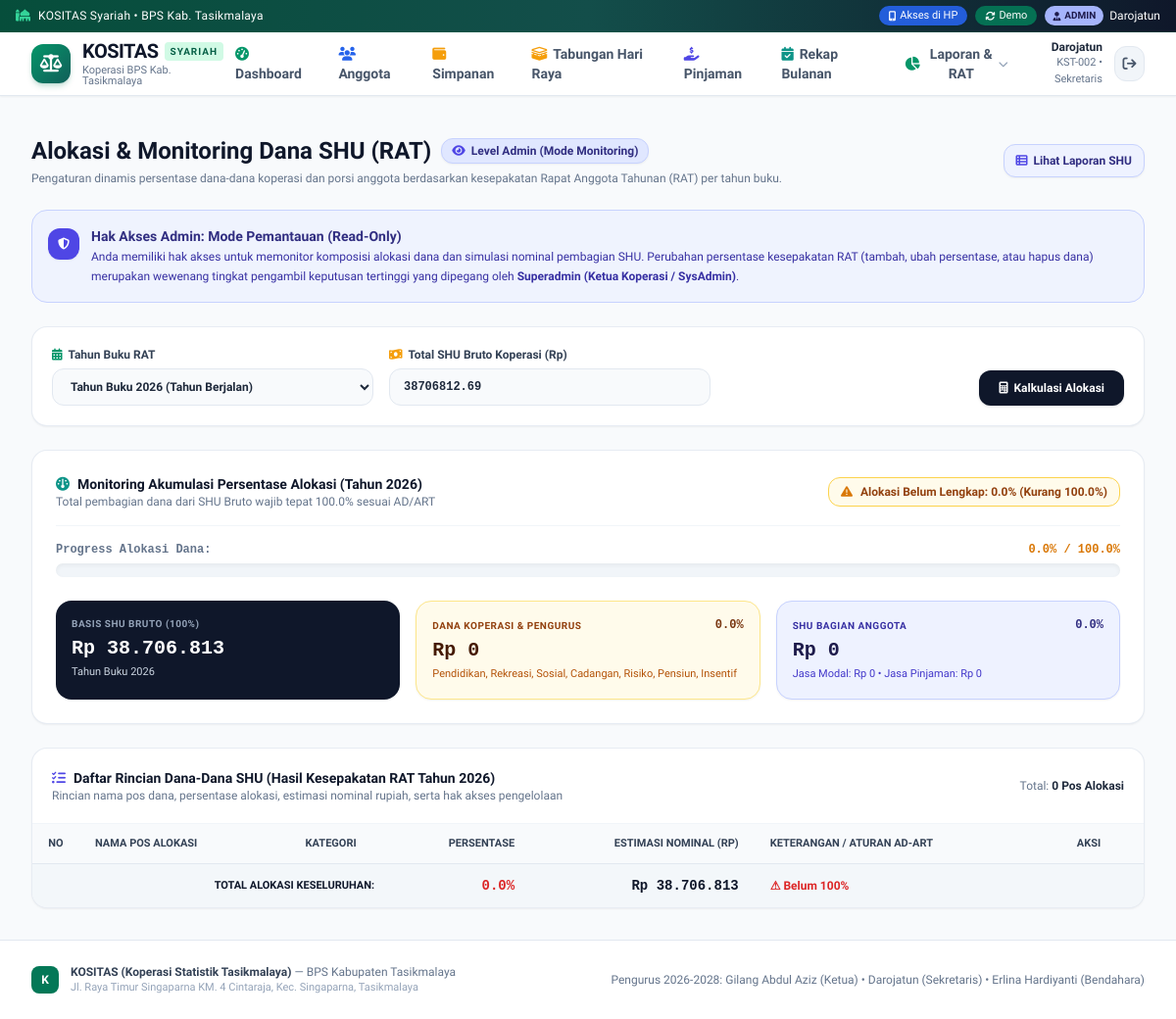
/admin/dana-shu (signed in), run on an earlier commit of the app's database.
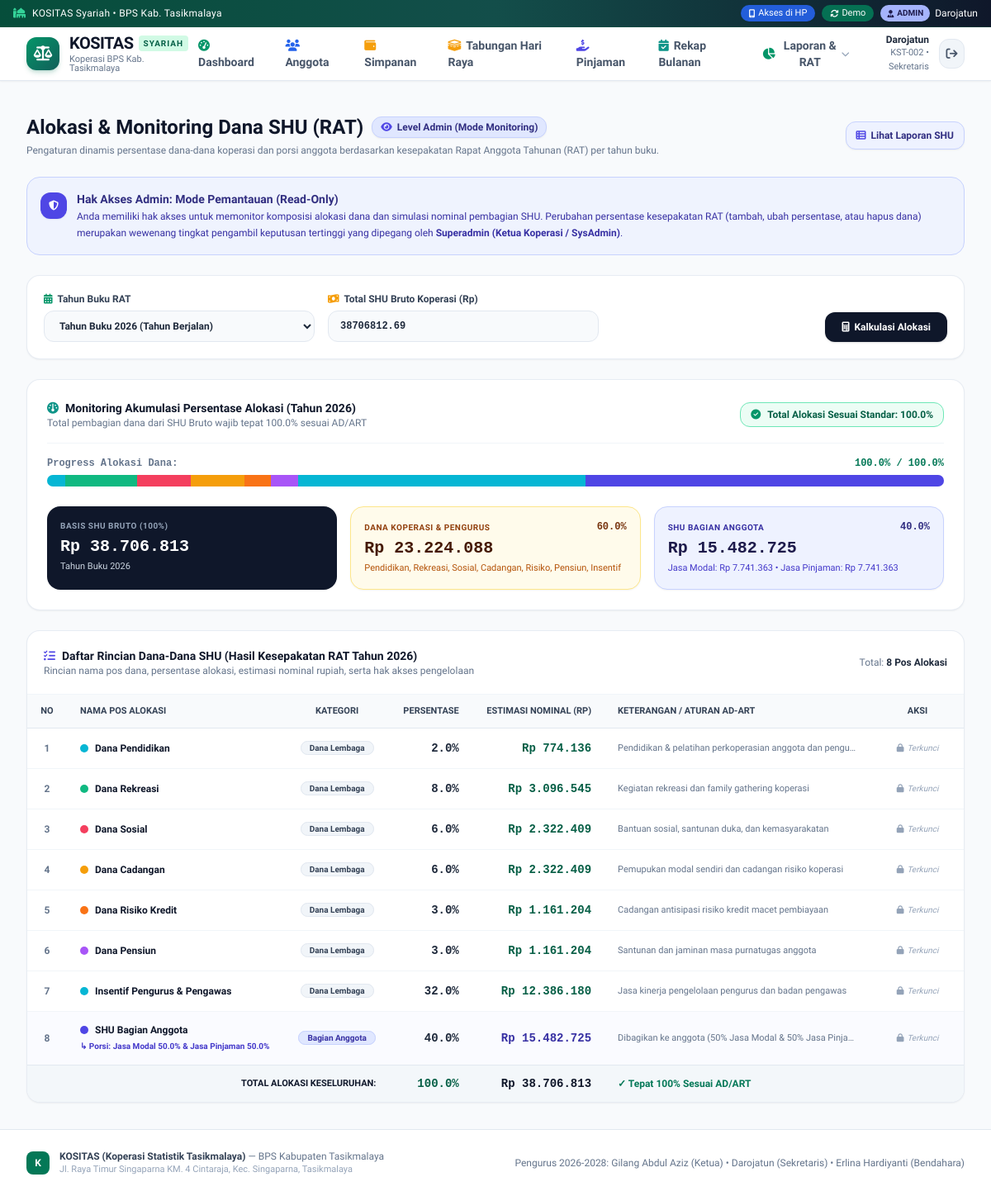
And on a later commit of the database.
### tables this page shows
CREATE TABLE alokasi_dana_shu (
        id INTEGER PRIMARY KEY AUTOINCREMENT,
        tahun INTEGER NOT NULL,
        nama_dana TEXT NOT NULL,
        persentase REAL NOT NULL,
        kategori TEXT DEFAULT 'DANA', -- 'DANA' (Dana Lembaga/Pengurus) atau 'ANGGOTA' (Bagian Anggota)
        is_bagian_anggota INTEGER DEFAULT 0, -- 1 jika ini porsi untuk anggota (Jasa Modal & Pinjaman)
        porsi_jasa_modal REAL DEFAULT 50.0,
        porsi_jasa_pinjaman REAL DEFAULT 50.0,
        keterangan TEXT,
        warna_badge TEXT DEFAULT 'slate',
        urutan INTEGER DEFAULT 1,
        created_at TIMESTAMP DEFAULT CURRENT_TIMESTAMP,
        updated_at TIMESTAMP DEFAULT CURRENT_TIMESTAMP
    );

### app.py (the view)
@app.route('/admin/dana-shu')
@admin_required
def admin_dana_shu():
    daftar_tahun = models.get_daftar_tahun_dana_shu()
    tahun = request.args.get('tahun', default=None, type=int)
    if tahun is None:
        tahun = daftar_tahun[0] if daftar_tahun else 2026
    total_shu_input = request.args.get('total_shu', default=38706812.69, type=float)
    if not total_shu_input or total_shu_input <= 0:
        total_shu_input = 38706812.69
    shu_data = models.hitung_shu_koperasi(total_shu_input, tahun=tahun)
    current_user = get_current_user()
    is_superadmin = (current_user.get('role') == 'superadmin')
    return render_template(
        'admin/dana_shu.html',
        shu=shu_data,
        tahun=tahun,
        daftar_tahun=daftar_tahun,
        total_shu=total_shu_input,
        is_superadmin=is_superadmin
    )

### app.py (called while the page is built)
def get_local_ip():
    try:
        s = socket.socket(socket.AF_INET, socket.SOCK_DGRAM)
        s.connect(('8.8.8.8', 80))
        ip = s.getsockname()[0]
        s.close()
        return ip
    except Exception:
        return '192.168.200.9'

@app.template_filter('rupiah')
def rupiah_filter(val):
    if val is None:
        return 'Rp 0'
    try:
        val = float(val)
        return f"Rp {val:,.0f}".replace(',', '.')
    except (ValueError, TypeError):
        return 'Rp 0'

def get_current_user():
    user_id = session.get('user_id')
    if not user_id:
        return None
    return models.get_anggota_by_id(user_id)

def is_ketua_koperasi_user(user):
    if not user:
        return False
    if user.get('role') != 'superadmin':
        return False
    jab = (user.get('jabatan') or '').strip().lower()
    if 'pemeriksa' in jab or 'pengawas' in jab:
        return False
    return 'ketua' in jab

### database.py (called while the page is built)
def get_db():
    conn = sqlite3.connect(DB_PATH, timeout=30.0)
    conn.row_factory = sqlite3.Row
    conn.execute("PRAGMA foreign_keys = ON")
    return conn

### templates/admin/dana_shu.html (shortened to what the changed rows need)
{% extends 'base.html' %}
{% block content %}
<div class="space-y-6">
  <div class="flex flex-col sm:flex-row sm:items-center justify-between gap-4">
    <div>
      <div class="flex items-center gap-2.5 flex-wrap">
        <h1 class="text-2xl font-extrabold text-slate-900">Alokasi & Monitoring Dana SHU (RAT)</h1>
      </div>
    </div>
  </div>
  <div class="bg-white rounded-2xl border border-slate-200/80 shadow-sm p-6 space-y-4">
    <div class="flex flex-col sm:flex-row sm:items-center justify-between gap-3 border-b border-slate-100 pb-4">
      <div>
        <h2 class="text-sm font-extrabold text-slate-900 flex items-center gap-2">
          <i class="fa-solid fa-gauge text-teal-600"></i>
          Monitoring Akumulasi Persentase Alokasi (Tahun {{ tahun }})
        </h2>
      </div>
      <div>
        {% if shu.is_valid_100 %}
          <div class="inline-flex items-center gap-2 px-3 py-1.5 bg-emerald-50 border border-emerald-300 rounded-xl text-xs font-extrabold text-emerald-800">
            <i class="fa-solid fa-circle-check text-emerald-600"></i>
            Total Alokasi Sesuai Standar: 100.0%
          </div>
        {% elif shu.total_persentase < 100.0 %}
          <div class="inline-flex items-center gap-2 px-3 py-1.5 bg-amber-50 border border-amber-300 rounded-xl text-xs font-extrabold text-amber-800">
            <i class="fa-solid fa-triangle-exclamation text-amber-600"></i>
            Alokasi Belum Lengkap: {{ shu.total_persentase }}% (Kurang {{ (100.0 - shu.total_persentase)|round(2) }}%)
          </div>
        {% endif %}
      </div>
    </div>
    <div class="space-y-1.5">
      <div class="flex justify-between text-xs font-mono font-bold">
        <span class="text-slate-500">Progress Alokasi Dana:</span>
        <span class="{% if shu.is_valid_100 %}text-emerald-700{% elif shu.total_persentase < 100 %}text-amber-600{% else %}text-red-600{% endif %}">
          {{ shu.total_persentase }}% / 100.0%
        </span>
      </div>
      <div class="w-full bg-slate-100 rounded-full h-3.5 overflow-hidden flex shadow-inner">
        {% for d in shu.dana_list %}
          <div class="h-full transition-all duration-500 relative group cursor-pointer
                      {% if d.is_bagian_anggota %}bg-indigo-600{% elif loop.index % 6 == 1 %}bg-cyan-500{% elif loop.index % 6 == 2 %}bg-emerald-500{% elif loop.index % 6 == 3 %}bg-rose-500{% elif loop.index % 6 == 4 %}bg-amber-500{% elif loop.index % 6 == 5 %}bg-orange-500{% else %}bg-purple-500{% endif %}"
               style="width: {{ d.persentase }}%;"
               title="{{ d.nama_dana }}: {{ d.persentase }}% ({{ d.nominal|rupiah }})">
          </div>
        {% endfor %}
      </div>
    </div>
    <div class="grid grid-cols-1 sm:grid-cols-3 gap-4 pt-2">
      <div class="p-4 bg-amber-50 border border-amber-200 rounded-2xl shadow-sm">
        <div class="flex justify-between items-center">
          <span class="text-[10px] font-bold text-amber-800 uppercase tracking-wider block">Dana Koperasi & Pengurus</span>
          <span class="text-xs font-mono font-extrabold text-amber-900">{{ (shu.total_persentase - (shu.alokasi.shu_bagian_anggota / shu.total_shu_bruto * 100.0 if shu.total_shu_bruto > 0 else 0))|round(1) }}%</span>
        </div>
        <div class="text-xl font-extrabold text-amber-950 mt-1 font-mono">{{ shu.total_alokasi_lembaga|rupiah }}</div>
        <div class="text-[11px] text-amber-700 mt-0.5">Pendidikan, Rekreasi, Sosial, Cadangan, Risiko, Pensiun, Insentif</div>
      </div>
      <div class="p-4 bg-indigo-50 border border-indigo-200 rounded-2xl shadow-sm">
        <div class="flex justify-between items-center">
          <span class="text-[10px] font-bold text-indigo-800 uppercase tracking-wider block">SHU Bagian Anggota</span>
          <span class="text-xs font-mono font-extrabold text-indigo-900">{{ (shu.alokasi.shu_bagian_anggota / shu.total_shu_bruto * 100.0 if shu.total_shu_bruto > 0 else 0)|round(1) }}%</span>
        </div>
        <div class="text-xl font-extrabold text-indigo-950 mt-1 font-mono">{{ shu.alokasi.shu_bagian_anggota|rupiah }}</div>
        <div class="text-[11px] text-indigo-700 mt-0.5">
          Jasa Modal: {{ shu.alokasi.jasa_modal_total|rupiah }} • Jasa Pinjaman: {{ shu.alokasi.jasa_pinjaman_total|rupiah }}
        </div>
      </div>
    </div>
  </div>
  <div class="bg-white rounded-2xl border border-slate-200/80 shadow-sm overflow-hidden">
    <div class="p-5 border-b border-slate-100 flex flex-col sm:flex-row sm:items-center justify-between gap-3">
      <div class="text-xs text-slate-500 font-medium">
        Total: <strong class="text-slate-800">{{ shu.dana_list|length }} Pos Alokasi</strong>
      </div>
    </div>
    <div class="overflow-x-auto">
      <table class="w-full text-xs text-left border-collapse">
        <thead class="bg-slate-50 text-slate-700 uppercase font-extrabold border-b border-slate-200 text-[11px]">
          <tr>
            <th class="py-3 px-4 text-center w-12">No</th>
            <th class="py-3 px-4">Nama Pos Alokasi</th>
            <th class="py-3 px-4 text-center">Kategori</th>
            <th class="py-3 px-4 text-right">Persentase</th>
            <th class="py-3 px-4 text-right">Estimasi Nominal (Rp)</th>
            <th class="py-3 px-4">Keterangan / Aturan AD-ART</th>
            <th class="py-3 px-4 text-center w-28 no-print">Aksi</th>
          </tr>
        </thead>
        <tbody class="divide-y divide-slate-100">
          {% for d in shu.dana_list %}
          <tr class="hover:bg-slate-50/80 transition {% if d.is_bagian_anggota %}bg-indigo-50/30{% endif %}">
            <td class="py-3.5 px-4 text-center font-bold text-slate-500">{{ loop.index }}</td>
            <td class="py-3.5 px-4 font-bold text-slate-900">
              <div class="flex items-center gap-2">
                <span class="w-2.5 h-2.5 rounded-full
                      {% if d.is_bagian_anggota %}bg-indigo-600{% elif loop.index % 6 == 1 %}bg-cyan-500{% elif loop.index % 6 == 2 %}bg-emerald-500{% elif loop.index % 6 == 3 %}bg-rose-500{% elif loop.index % 6 == 4 %}bg-amber-500{% elif loop.index % 6 == 5 %}bg-orange-500{% else %}bg-purple-500{% endif %}">
                </span>
                <span>{{ d.nama_dana }}</span>
              </div>
              {% if d.is_bagian_anggota %}
                <div class="text-[10px] text-indigo-700 font-semibold mt-1 pl-4.5">
                  ↳ Porsi: Jasa Modal {{ d.porsi_jasa_modal }}% & Jasa Pinjaman {{ d.porsi_jasa_pinjaman }}%
                </div>
              {% endif %}
            </td>
            <td class="py-3.5 px-4 text-center">
              {% if d.is_bagian_anggota %}
                <span class="px-2.5 py-0.5 rounded-full text-[10px] font-bold bg-indigo-100 text-indigo-800 border border-indigo-200">
                  Bagian Anggota
                </span>
              {% else %}
                <span class="px-2.5 py-0.5 rounded-full text-[10px] font-bold bg-slate-100 text-slate-700 border border-slate-200">
                  Dana Lembaga
                </span>
              {% endif %}
            </td>
            <td class="py-3.5 px-4 text-right font-mono font-extrabold text-slate-800 text-sm">
              {{ d.persentase }}%
            </td>
            <td class="py-3.5 px-4 text-right font-mono font-extrabold {% if d.is_bagian_anggota %}text-indigo-800{% else %}text-emerald-800{% endif %} text-sm">
              {{ d.nominal|rupiah }}
            </td>
            <td class="py-3.5 px-4 text-slate-500 text-[11px] max-w-xs truncate" title="{{ d.keterangan }}">
              {{ d.keterangan or '-' }}
            </td>
            <td class="py-3.5 px-4 text-center no-print">
              {% if is_superadmin %}
                <div class="flex items-center justify-center gap-1.5">
                  <button type="button"
                          onclick='openModalEdit({{ d|tojson }})'
                          class="p-1.5 bg-amber-50 hover:bg-amber-100 text-amber-700 rounded-lg transition border border-amber-200"
                          title="Edit Alokasi Dana">
                    <i class="fa-solid fa-pen-to-square text-xs"></i>
                  </button>
                  <button type="button"
                          onclick="openModalHapus({{ d.id }}, '{{ d.nama_dana }}', {{ d.persentase }})"
                          class="p-1.5 bg-red-50 hover:bg-red-100 text-red-600 rounded-lg transition border border-red-200"
                          title="Hapus Alokasi Dana">
                    <i class="fa-solid fa-trash-can text-xs"></i>
                  </button>
                </div>
              {% else %}
                <span class="text-[10px] text-slate-400 italic" title="Hanya Superadmin yang berwenang mengubah kesepakatan RAT">
                  <i class="fa-solid fa-lock text-[10px] mr-1"></i>Terkunci
                </span>
              {% endif %}
            </td>
          </tr>
          {% endfor %}
        </tbody>
        <tfoot class="bg-slate-100/80 font-bold border-t border-slate-200 text-slate-900">
          <tr>
            <td colspan="3" class="py-3 px-4 text-right font-bold uppercase text-[11px]">Total Alokasi Keseluruhan:</td>
            <td class="py-3 px-4 text-right font-mono text-sm {% if shu.is_valid_100 %}text-emerald-800{% else %}text-red-600{% endif %}">
              {{ shu.total_persentase }}%
            </td>
            <td class="py-3 px-4 text-right font-mono text-sm text-slate-900">
              {{ shu.total_shu_bruto|rupiah }}
            </td>
            <td colspan="2" class="py-3 px-4 text-xs text-slate-500">
              {% if shu.is_valid_100 %}
                <span class="text-emerald-700 font-semibold">✓ Tepat 100% Sesuai AD/ART</span>
              {% else %}
                <span class="text-red-600 font-semibold">⚠ Belum 100%</span>
              {% endif %}
            </td>
          </tr>
        </tfoot>
      </table>
    </div>
  </div>
</div>
{% endblock %}

What changed in the data, as far as the page shows it:
added alokasi_dana_shu: is_bagian_anggota 0 (drawn), nama_dana "Dana Pendidikan", persentase "2.0", nominal|rupiah "Rp 774.136", keterangan "Pendidikan & pelatihan perkoperasian anggota dan pengu…"
added alokasi_dana_shu: is_bagian_anggota 0 (drawn), nama_dana "Dana Rekreasi", persentase "8.0", nominal|rupiah "Rp 3.096.545", keterangan "Kegiatan rekreasi dan family gathering koperasi"
added alokasi_dana_shu: is_bagian_anggota 0 (drawn), nama_dana "Dana Sosial", persentase "6.0", nominal|rupiah "Rp 2.322.409", keterangan "Bantuan sosial, santunan duka, dan kemasyarakatan"
added alokasi_dana_shu: is_bagian_anggota 0 (drawn), nama_dana "Dana Cadangan", persentase "6.0", nominal|rupiah "Rp 2.322.409", keterangan "Pemupukan modal sendiri dan cadangan risiko koperasi"
added alokasi_dana_shu: is_bagian_anggota 0 (drawn), nama_dana "Dana Risiko Kredit", persentase "3.0", nominal|rupiah "Rp 1.161.204", keterangan "Cadangan antisipasi risiko kredit macet pembiayaan"
added alokasi_dana_shu: is_bagian_anggota 0 (drawn), nama_dana "Dana Pensiun", persentase "3.0", nominal|rupiah "Rp 1.161.204", keterangan "Santunan dan jaminan masa purnatugas anggota"
added alokasi_dana_shu: is_bagian_anggota 0 (drawn), nama_dana "Insentif Pengurus & Pengawas", persentase "32.0", nominal|rupiah "Rp 12.386.180", keterangan "Jasa kinerja pengelolaan pengurus dan badan pengawas"
added alokasi_dana_shu: is_bagian_anggota 1 (drawn), nama_dana "SHU Bagian Anggota", porsi_jasa_modal "50.0", porsi_jasa_pinjaman "50.0", persentase "40.0", nominal|rupiah "Rp 15.482.725", keterangan "Dibagikan ke anggota (50% Jasa Modal & 50% Jasa Pinja…"
Also different on the page:
{{ shu.total_persentase }}: "0.0" → "100.0"
{{ shu.total_alokasi_lembaga|rupiah }}: "Rp 0" → "Rp 23.224.088"
{{ shu.alokasi.shu_bagian_anggota|rupiah }}: "Rp 0" → "Rp 15.482.725"
{{ shu.alokasi.jasa_modal_total|rupiah }}: "Rp 0" → "Rp 7.741.363"
{{ shu.alokasi.jasa_pinjaman_total|rupiah }}: "Rp 0" → "Rp 7.741.363"
{{ shu.dana_list|length }}: "0" → "8"
{{ shu.total_persentase }}: "0.0" → (not shown)
{{ (100.0 - shu.total_persentase)|round(2) }}: "100.0" → (not shown)
text no longer shown: "0.0 0.0 Alokasi Belum Lengkap: % (Kurang %) ⚠ Belum 100%"
text now shown: "Total Alokasi Sesuai Standar: 100.0% 60.0 40.0 ✓ Tepat 100% Sesuai AD/ART"
